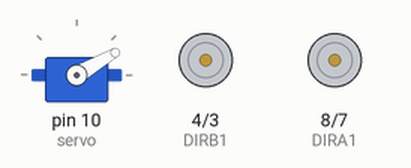
This sketch was run on a simulated Arduino Uno, built with avr-gcc and run on an emulated ATmega328P. Parts: servo, motor-driver pin pairs drawn as motors (green arrow = first pin HIGH = forward, orange = second pin HIGH = backward, longer = more drive, scaled by the enable pin).

Above: at 0.1 s.
At 2.6 s:
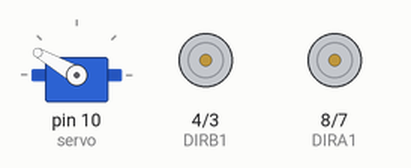
At 20.1 s:
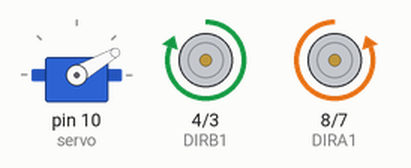
At 37.6 s:
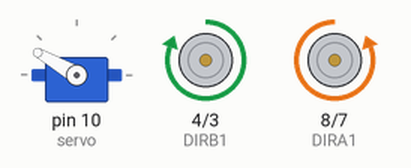
Timing chart, 0 to 39.1 s (numbered marks = the images above):
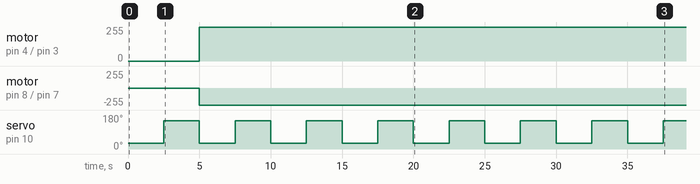

Measured:
- by itself, motor on pin 4 (DIRB1) / pin 3 (DIRB2): stopped → forward 255/255 at 5.0 s
- by itself, motor on pin 8 (DIRA1) / pin 7 (DIRA2): stopped → backward 255/255 at 5.0 s
- by itself, servo on pin 10 (servo): alternates 150° for 2.5 s and 30° for 2.5 s

The sketch:

ping_pong_launcher.ino
```cpp
#include <Servo.h>

Servo servo;

// Motor A connections
const int ENA = 9;
const int DIRA1 = 8;
const int DIRA2 = 7;
// Motor B connections
const int ENB = 5;
const int DIRB1 = 4;
const int DIRB2 = 3;

void setup() {
  Serial.begin(9600);

  // Connects pin 10 with the control line of the servo
  servo.attach(10);
  // Moves servo to the initial 150 degree position (extended)
  servo.write(150);

  // Sets all the DC motor control pins to output
  pinMode(ENA,OUTPUT);
  pinMode(ENB,OUTPUT);
  pinMode(DIRA1,OUTPUT);
  pinMode(DIRA2,OUTPUT);
  pinMode(DIRB1,OUTPUT);
  pinMode(DIRB2,OUTPUT);
  // Turns off DC motors (initial state)
  digitalWrite(DIRA1,LOW);
  digitalWrite(DIRA2,LOW);
  digitalWrite(DIRB1,LOW);
  digitalWrite(DIRB2,LOW);
}

void loop() {
  // Servo motor feeds a ball into the DC motors every 2.5s
  runServoMotor(2500);

  runDcMotors();
}

// Controls the servo motor that feeds the balls into the DC motors
void runServoMotor(int delayTime) {
  // Move servo to 30 degree position (retracted)
  servo.write(30);
  delay(delayTime);
  // Move servo to 150 degree position (extended)
  servo.write(150);
  delay(delayTime);
}

// Controls the DC motors that launch the balls
void runDcMotors() {
  analogWrite(ENA,255);
  digitalWrite(DIRA1,LOW);
  digitalWrite(DIRA2,HIGH);
  analogWrite(ENB,255);
  digitalWrite(DIRB1,HIGH);
  digitalWrite(DIRB2,LOW);
}
```
